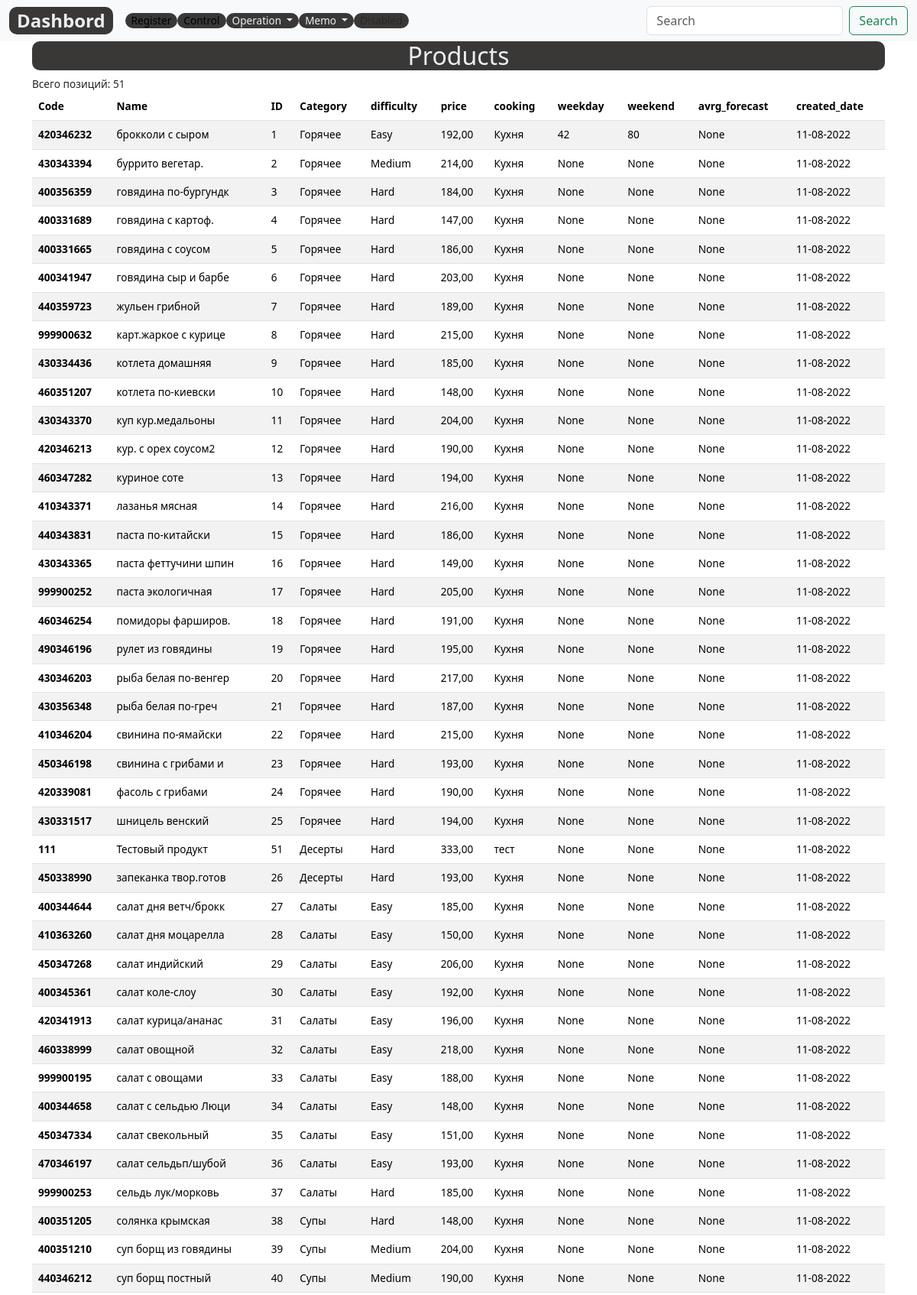
Page /products-list/ (upper part) on the earlier database version.
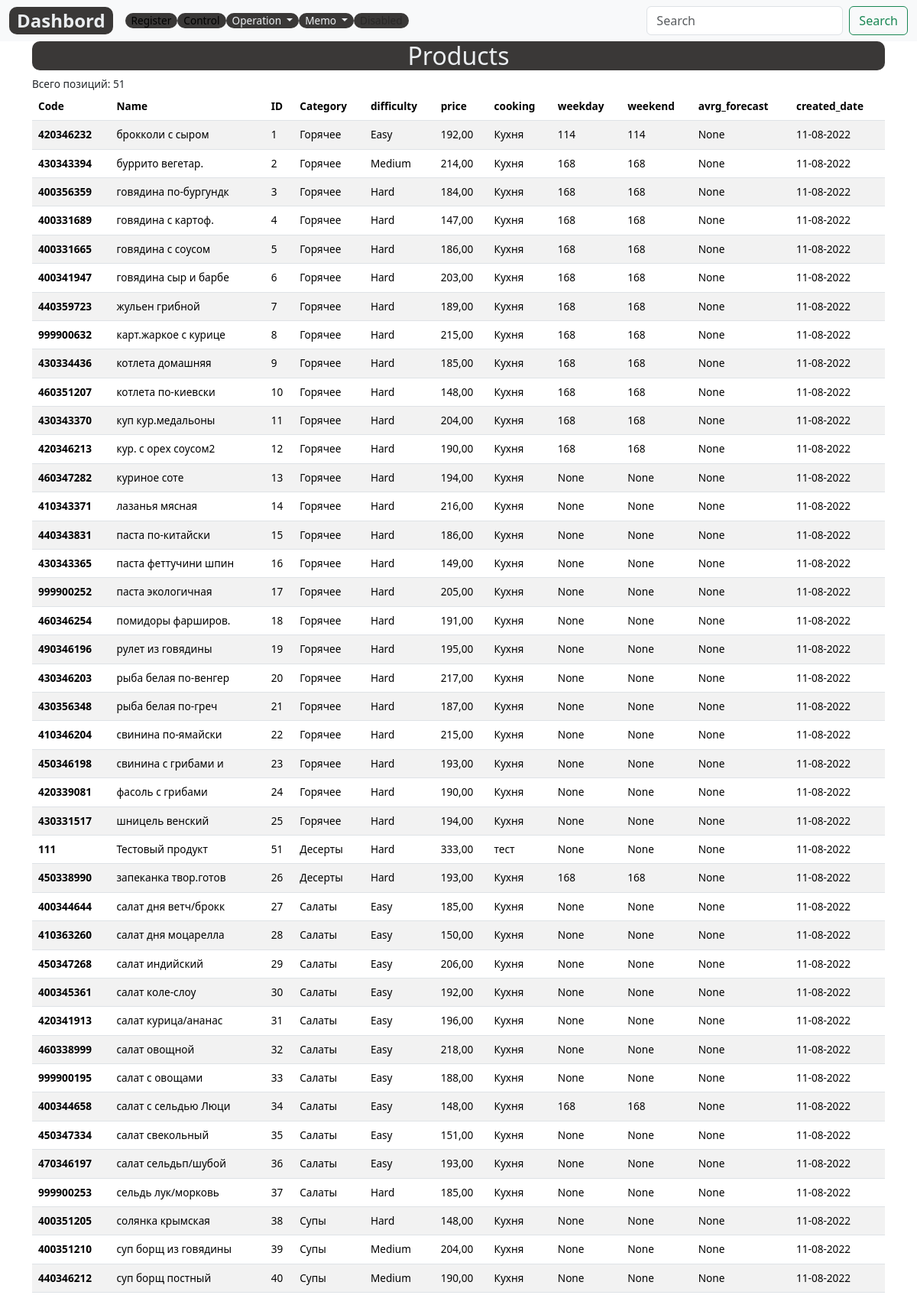
Same page on the later database version.
### register/models.py (models this page shows, shortened)
class Product(models.Model):
    DIFFICULTY_LEVELS = (
        ('Easy', 'Easy'),
        ('Medium', 'Medium'),
        ('Hard', 'Hard'),
    )
    code=models.DecimalField(max_digits=10, help_text="Не более 10 знаков", decimal_places=0, unique=True)
    name = models.CharField(max_length=200,help_text="Не более 200 знаков", db_index=True, verbose_name='Продукт')
    category = models.ForeignKey(Category, related_name='product', on_delete=models.CASCADE)
    ingredient = models.ManyToManyField(Item, through=RecipeIngredient)
    difficulty = models.CharField(choices=DIFFICULTY_LEVELS, max_length=10)
    price = models.DecimalField(max_digits=10,help_text="Не более 10 знаков", decimal_places=2)
    description = models.TextField(blank=True, null=True)
    cooking= models.TextField(blank=True, null = True)
    slug= models.SlugField(max_length=255, verbose_name='Url', unique=True)
    weekday_forecast=models.PositiveIntegerField(verbose_name='Будни', null = True)
    weekend_forecast=models.PositiveIntegerField(verbose_name='Выходные', null = True)
    avrg_forecast= models.PositiveIntegerField(editable=False, verbose_name='Суточные', null = True)
    holiday_forecast=models.PositiveIntegerField(verbose_name='Праздники', null = True)
    promotion_forecast=models.PositiveIntegerField(verbose_name='Промо', null = True)
    created_date= models.DateField(auto_now_add=True, verbose_name='Создан',null=True)
    updated_date = models.DateField(auto_now=True,  verbose_name='Изменен', null=True)
    class Meta:
        ordering = ['category', 'name']
        verbose_name = 'Продукт'
        verbose_name_plural = 'Продукты'

class Category(models.Model):
    code= models.CharField(max_length=5, help_text="Не более 5 цифр",  unique=True,verbose_name='Код')
    name = models.CharField(max_length=200, help_text="Не более 200 знаков", db_index=True, verbose_name='Категория')
    slug= models.SlugField(max_length=255, verbose_name='Url', unique=True)
    class Meta:
        ordering = ['name']
        verbose_name = 'Категория продукта'
        verbose_name_plural = 'Категории продуктов'
    def __str__(self):
        return self.name

### register/views.py (the view)
# urls.py: path('products-list/', ProductListView.as_view(), name='products-list'),
class ProductListView(ListView):
    model= Product
    template_name = 'register/products/products.html'
    context_object_name = 'products'

### register/templates/register/products/products.html (shortened to what this page needs)
{% extends 'base_simple.html' %}
{% load static %}
{% block content %}
<div class="container">
  <h2 class="custom">Products</h2>
  Всего позиций: {{products.count}}
  <table class="table table-striped">
    <thead>
      <tr>
        <th scope="col">Code</th>
        <th scope="col">Name</th>
        <th scope="col">ID</th>
        <th scope="col">Category</th>
        <th scope="col">difficulty</th>
        <th scope="col">price</th>
        <th scope="col">cooking</th>
        <th scope="col">weekday</th>
        <th scope="col">weekend</th>
        <th scope="col">avrg_forecast</th>
        <th scope="col">created_date</th>
      </tr>
    </thead>
    <tbody>
      {% for product in products%}
      <tr>
        <th scope="row">{{product.code}}</th>
        <td>{{product.name}}</td>
        <td>{{product.id}}</td>
        <td>{{product.category}}</td>
        <td>{{product.difficulty}}</td>
        <td>{{product.price}}</td>
        <td>{{product.cooking}}</td>
        <td>{{product.weekday_forecast}}</td>
        <td>{{product.weekend_forecast}}</td>
        <td>{{product.avrg_forecast}}</td>
        <td>{{product.created_date|date:'d-m-Y'}}</td>
      </tr>
      {% endfor %}
    </tbody>
  </table>
</div>
{% endblock %}

Differences in the rows shown:
changed Product "брокколи с сыром": weekday_forecast "42" → "114"; weekend_forecast "80" → "114"
changed Product "буррито вегетар.": weekday_forecast "None" → "168"; weekend_forecast "None" → "168"
changed Product "говядина по-бургундк": weekday_forecast "None" → "168"; weekend_forecast "None" → "168"
changed Product "говядина с картоф.": weekday_forecast "None" → "168"; weekend_forecast "None" → "168"
changed Product "говядина с соусом": weekday_forecast "None" → "168"; weekend_forecast "None" → "168"
changed Product "говядина сыр и барбе": weekday_forecast "None" → "168"; weekend_forecast "None" → "168"
changed Product "жульен грибной": weekday_forecast "None" → "168"; weekend_forecast "None" → "168"
changed Product "карт.жаркое с курице": weekday_forecast "None" → "168"; weekend_forecast "None" → "168"
changed Product "котлета домашняя": weekday_forecast "None" → "168"; weekend_forecast "None" → "168"
changed Product "котлета по-киевски": weekday_forecast "None" → "168"; weekend_forecast "None" → "168"
changed Product "куп кур.медальоны": weekday_forecast "None" → "168"; weekend_forecast "None" → "168"
changed Product "кур. с орех соусом2": weekday_forecast "None" → "168"; weekend_forecast "None" → "168"
changed Product "запеканка твор.готов": weekday_forecast "None" → "168"; weekend_forecast "None" → "168"
changed Product "салат с сельдью Люци": weekday_forecast "None" → "168"; weekend_forecast "None" → "168"
